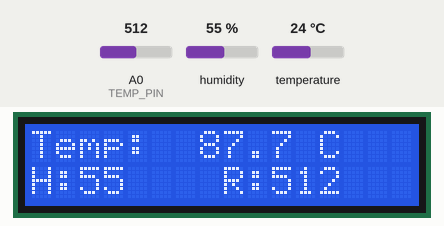
Recording of a sketch running on a simulated Arduino Uno, built with avr-gcc and run on an emulated ATmega328P. Shown: 16×2 character LCD. The test bench sets the inputs (shaded band); at power-on: A0 (TEMP_PIN) = 512, humidity 55 %, temperature 24 °C.

Above: at 3.2 s.
3.3 s: A0 (TEMP_PIN) set to 0
At 4.8 s:
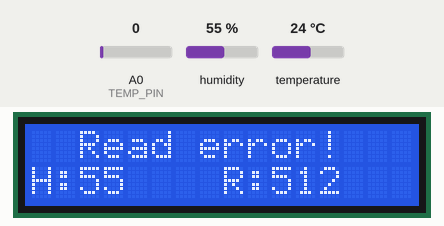
5.1 s: A0 (TEMP_PIN) set to 122
At 6.3 s:
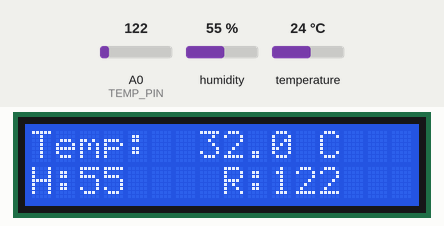
6.6 s: humidity set to 22 %
At 8.3 s:
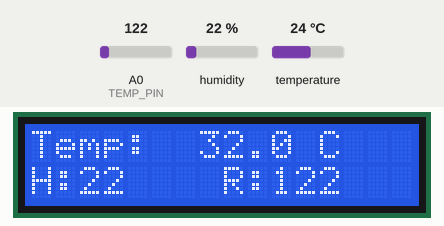
8.6 s: humidity set to 40 %
At 10.4 s:
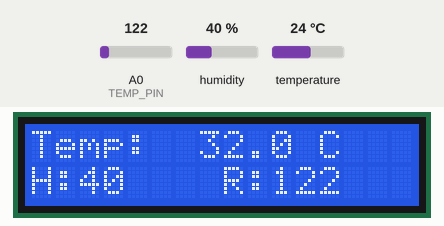
10.7 s: humidity set to 68 %
At 11.6 s:
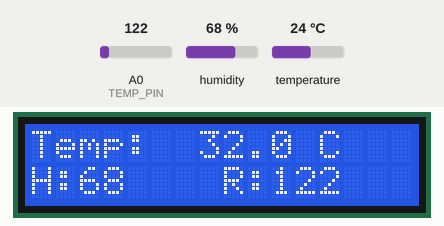
12.7 s: A0 (TEMP_PIN) set to 306
At 13.5 s:
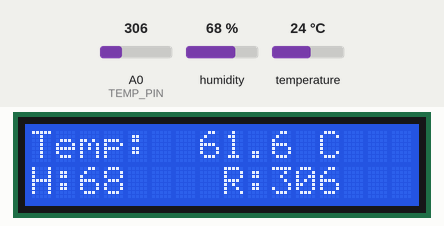
Timing chart, 0 to 15.3 s (numbered marks = the images above; inputs shaded):
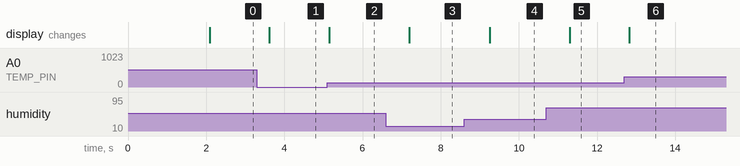

The sketch:

thermometer.ino
```cpp
#include <LiquidCrystal.h>
#include <DHT.h>

#define TEMP_PIN     A0
#define SERIES_R     10000.0   // 10kΩ series resistor
#define THERM_R0     100000.0  // thermistor resistance at 25°C (100kΩ NTC)
#define THERM_B      3950.0    // Beta value
#define T0           298.15    // 25°C in Kelvin
#define DHT_PIN   6
#define DHT_TYPE  DHT11

DHT dht(DHT_PIN, DHT_TYPE);
//                BS  E  D4 D5  D6 D7
LiquidCrystal lcd(7, 8, 9, 10, 11, 12);

void setup()
{
  lcd.begin(16, 2);
  lcd.setCursor(0, 0);
  lcd.print("   Activ'ESAIP   ");
  lcd.setCursor(0, 1);
  lcd.print("   Patientez...   ");
  pinMode(DHT_PIN, INPUT_PULLUP);
  dht.begin();
  delay(2000);
}
void loop()
{
  int raw = analogRead(TEMP_PIN);

  if (raw == 0) {
    lcd.setCursor(0, 0);
    lcd.print("  Read error!   ");
    delay(500);
    return;
  }

  // Thermistor on top: 5V → thermistor → A0 → 10kΩ → GND
  double R = SERIES_R * (1024.0 / raw - 1.0);
  // Beta equation
  double tempK = 1.0 / (1.0 / T0 + (1.0 / THERM_B) * log(R / THERM_R0));
  float tempC = tempK - 273.15;
  float tempF = (tempC * 9.0) / 5.0 + 32.0;

  lcd.setCursor(0, 0);
  lcd.print("Temp:       C  ");
  lcd.setCursor(7, 0);
  lcd.print(tempC, 1);


  float humidity = dht.readHumidity();
  float tempCDHT    = dht.readTemperature();
  float tempFDHT    = dht.readTemperature(true);

  lcd.setCursor(0, 1);
  lcd.print("H:      R:      ");
  lcd.setCursor(2, 1);
  lcd.print(humidity, 0);
  lcd.setCursor(10, 1);
  lcd.print(raw);

  delay(500);
}
```

Measured:
- after the input at 3.3 s, the display: changes after 0.31 s (image 1)
- after the input at 5.1 s, the display: changes after 0.05 s (image 2)
- after the input at 6.6 s, the display: changes after 0.60 s (image 3)
- after the input at 8.6 s, the display: changes after 0.65 s (image 4)
- after the input at 10.7 s, the display: changes after 0.60 s (image 5)
- after the input at 12.7 s, the display: changes after 0.12 s (image 6)
